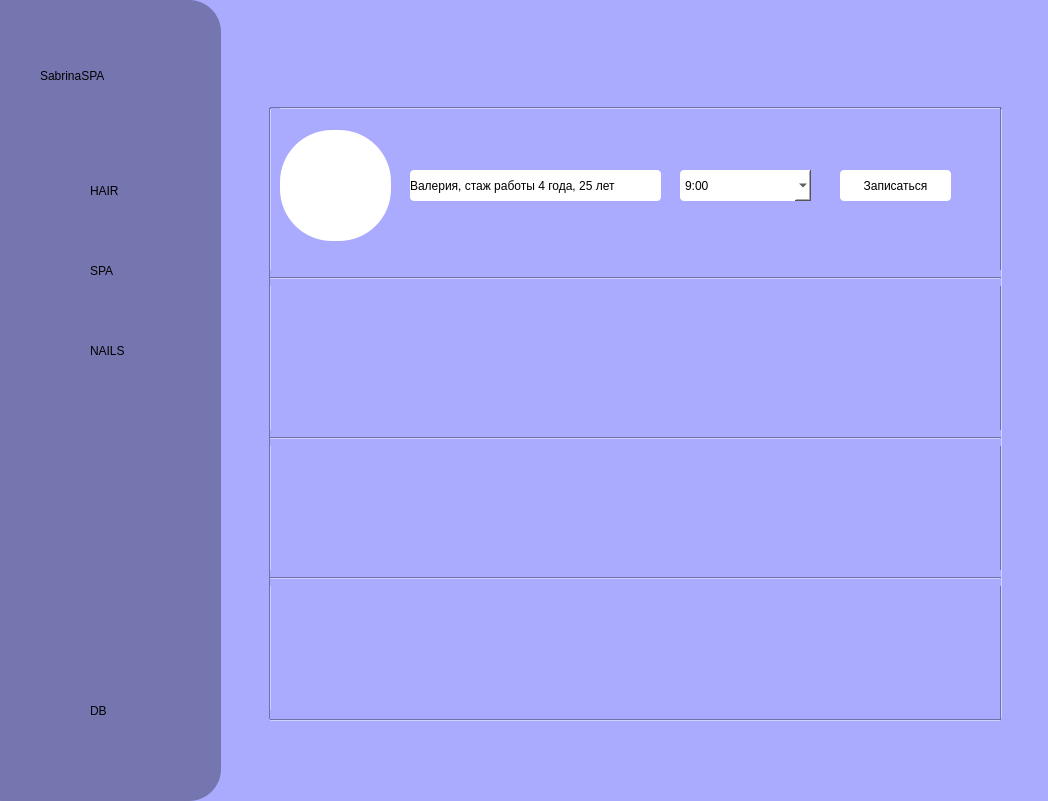
<?xml version="1.0" encoding="UTF-8"?>
<ui version="4.0">
 <class>MainWindow</class>
 <widget class="QMainWindow" name="MainWindow">
  <property name="geometry">
   <rect>
    <x>0</x>
    <y>0</y>
    <width>1048</width>
    <height>801</height>
   </rect>
  </property>
  <property name="windowTitle">
   <string>MainWindow</string>
  </property>
  <property name="styleSheet">
   <string notr="true">
background-color: rgb(170, 170, 255);
</string>
  </property>
  <property name="iconSize">
   <size>
    <width>32</width>
    <height>32</height>
   </size>
  </property>
  <widget class="QWidget" name="centralwidget">
   <widget class="QWidget" name="widget" native="true">
    <property name="geometry">
     <rect>
      <x>-30</x>
      <y>0</y>
      <width>251</width>
      <height>801</height>
     </rect>
    </property>
    <property name="styleSheet">
     <string notr="true">background-color: rgb(117, 117, 175);
border-radius: 32px;</string>
    </property>
    <widget class="QPushButton" name="hair">
     <property name="geometry">
      <rect>
       <x>50</x>
       <y>160</y>
       <width>61</width>
       <height>60</height>
      </rect>
     </property>
     <property name="styleSheet">
      <string notr="true">border: 3px solid rbg(0, 0, 0);
border-radius: 4px;

</string>
     </property>
     <property name="text">
      <string/>
     </property>
     <property name="icon">
      <iconset resource="res.qrc">
       <normaloff>:/newPrefix/face_3_FILL0_wght400_GRAD0_opsz24.svg</normaloff>:/newPrefix/face_3_FILL0_wght400_GRAD0_opsz24.svg</iconset>
     </property>
     <property name="iconSize">
      <size>
       <width>32</width>
       <height>32</height>
      </size>
     </property>
    </widget>
    <widget class="QPushButton" name="spa">
     <property name="geometry">
      <rect>
       <x>50</x>
       <y>240</y>
       <width>60</width>
       <height>60</height>
      </rect>
     </property>
     <property name="autoFillBackground">
      <bool>false</bool>
     </property>
     <property name="styleSheet">
      <string notr="true">border: 3px solid rbg(0, 0, 0);
border-radius: 4px;

</string>
     </property>
     <property name="text">
      <string/>
     </property>
     <property name="icon">
      <iconset>
       <normaloff>spa_FILL0_wght400_GRAD0_opsz24.svg</normaloff>spa_FILL0_wght400_GRAD0_opsz24.svg</iconset>
     </property>
     <property name="iconSize">
      <size>
       <width>32</width>
       <height>32</height>
      </size>
     </property>
    </widget>
    <widget class="QLabel" name="text">
     <property name="geometry">
      <rect>
       <x>70</x>
       <y>50</y>
       <width>121</width>
       <height>51</height>
      </rect>
     </property>
     <property name="styleSheet">
      <string notr="true">font: italic 16pt &quot;Sitka Small&quot;;</string>
     </property>
     <property name="text">
      <string>SabrinaSPA</string>
     </property>
    </widget>
    <widget class="QPushButton" name="nails">
     <property name="geometry">
      <rect>
       <x>50</x>
       <y>320</y>
       <width>60</width>
       <height>60</height>
      </rect>
     </property>
     <property name="autoFillBackground">
      <bool>false</bool>
     </property>
     <property name="styleSheet">
      <string notr="true">border: 3px solid rbg(0, 0, 0);
border-radius: 4px;

</string>
     </property>
     <property name="text">
      <string/>
     </property>
     <property name="icon">
      <iconset resource="res.qrc">
       <normaloff>:/newPrefix/pan_tool_FILL0_wght400_GRAD0_opsz24.svg</normaloff>:/newPrefix/pan_tool_FILL0_wght400_GRAD0_opsz24.svg</iconset>
     </property>
     <property name="iconSize">
      <size>
       <width>32</width>
       <height>32</height>
      </size>
     </property>
    </widget>
    <widget class="QLabel" name="label">
     <property name="geometry">
      <rect>
       <x>120</x>
       <y>180</y>
       <width>101</width>
       <height>21</height>
      </rect>
     </property>
     <property name="whatsThis">
      <string>&lt;html&gt;&lt;head/&gt;&lt;body&gt;&lt;p align=&quot;center&quot;&gt;&lt;br/&gt;&lt;/p&gt;&lt;/body&gt;&lt;/html&gt;</string>
     </property>
     <property name="styleSheet">
      <string notr="true">font: 9pt &quot;Mongolian Baiti&quot;;</string>
     </property>
     <property name="text">
      <string>HAIR</string>
     </property>
    </widget>
    <widget class="QLabel" name="label_2">
     <property name="geometry">
      <rect>
       <x>120</x>
       <y>260</y>
       <width>101</width>
       <height>21</height>
      </rect>
     </property>
     <property name="styleSheet">
      <string notr="true">font: 9pt &quot;Mongolian Baiti&quot;;</string>
     </property>
     <property name="text">
      <string>SPA</string>
     </property>
    </widget>
    <widget class="QLabel" name="label_3">
     <property name="geometry">
      <rect>
       <x>120</x>
       <y>340</y>
       <width>71</width>
       <height>21</height>
      </rect>
     </property>
     <property name="styleSheet">
      <string notr="true">font: 9pt &quot;Mongolian Baiti&quot;;</string>
     </property>
     <property name="text">
      <string>NAILS</string>
     </property>
    </widget>
    <widget class="QPushButton" name="pushButton_4">
     <property name="geometry">
      <rect>
       <x>50</x>
       <y>680</y>
       <width>60</width>
       <height>60</height>
      </rect>
     </property>
     <property name="styleSheet">
      <string notr="true">border: 3px solid rbg(0, 0, 0);
border-radius: 4px;</string>
     </property>
     <property name="text">
      <string/>
     </property>
     <property name="icon">
      <iconset>
       <normaloff>close_FILL0_wght400_GRAD0_opsz24.svg</normaloff>close_FILL0_wght400_GRAD0_opsz24.svg</iconset>
     </property>
     <property name="iconSize">
      <size>
       <width>52</width>
       <height>52</height>
      </size>
     </property>
    </widget>
    <widget class="QLabel" name="label_4">
     <property name="geometry">
      <rect>
       <x>120</x>
       <y>695</y>
       <width>71</width>
       <height>31</height>
      </rect>
     </property>
     <property name="styleSheet">
      <string notr="true">font: 13pt &quot;Mongolian Baiti&quot;;</string>
     </property>
     <property name="text">
      <string>DB</string>
     </property>
    </widget>
   </widget>
   <widget class="Line" name="line">
    <property name="geometry">
     <rect>
      <x>270</x>
      <y>100</y>
      <width>731</width>
      <height>16</height>
     </rect>
    </property>
    <property name="orientation">
     <enum>Qt::Horizontal</enum>
    </property>
   </widget>
   <widget class="Line" name="line_2">
    <property name="geometry">
     <rect>
      <x>260</x>
      <y>108</y>
      <width>20</width>
      <height>611</height>
     </rect>
    </property>
    <property name="orientation">
     <enum>Qt::Vertical</enum>
    </property>
   </widget>
   <widget class="Line" name="line_4">
    <property name="geometry">
     <rect>
      <x>270</x>
      <y>710</y>
      <width>731</width>
      <height>20</height>
     </rect>
    </property>
    <property name="orientation">
     <enum>Qt::Horizontal</enum>
    </property>
   </widget>
   <widget class="Line" name="line_3">
    <property name="geometry">
     <rect>
      <x>1000</x>
      <y>108</y>
      <width>3</width>
      <height>611</height>
     </rect>
    </property>
    <property name="orientation">
     <enum>Qt::Vertical</enum>
    </property>
   </widget>
   <widget class="QLabel" name="label_5">
    <property name="geometry">
     <rect>
      <x>280</x>
      <y>130</y>
      <width>111</width>
      <height>111</height>
     </rect>
    </property>
    <property name="styleSheet">
     <string notr="true">background-color: rgb(255, 255, 255);
border-radius: 52px;</string>
    </property>
    <property name="text">
     <string/>
    </property>
    <property name="pixmap">
     <pixmap>pretty_girls_17(1)-round.png</pixmap>
    </property>
   </widget>
   <widget class="Line" name="line_5">
    <property name="geometry">
     <rect>
      <x>270</x>
      <y>270</y>
      <width>731</width>
      <height>16</height>
     </rect>
    </property>
    <property name="orientation">
     <enum>Qt::Horizontal</enum>
    </property>
   </widget>
   <widget class="Line" name="line_6">
    <property name="geometry">
     <rect>
      <x>270</x>
      <y>430</y>
      <width>731</width>
      <height>16</height>
     </rect>
    </property>
    <property name="orientation">
     <enum>Qt::Horizontal</enum>
    </property>
   </widget>
   <widget class="Line" name="line_7">
    <property name="geometry">
     <rect>
      <x>270</x>
      <y>570</y>
      <width>731</width>
      <height>16</height>
     </rect>
    </property>
    <property name="orientation">
     <enum>Qt::Horizontal</enum>
    </property>
   </widget>
   <widget class="QLabel" name="label_6">
    <property name="geometry">
     <rect>
      <x>410</x>
      <y>170</y>
      <width>251</width>
      <height>31</height>
     </rect>
    </property>
    <property name="styleSheet">
     <string notr="true">background-color: rgb(255, 255, 255);
font: italic 12pt &quot;Sitka Display&quot;;
border-radius: 4px;</string>
    </property>
    <property name="text">
     <string>Валерия, стаж работы 4 года, 25 лет</string>
    </property>
   </widget>
   <widget class="QComboBox" name="valeria_combo">
    <property name="geometry">
     <rect>
      <x>680</x>
      <y>170</y>
      <width>131</width>
      <height>31</height>
     </rect>
    </property>
    <property name="styleSheet">
     <string notr="true">background-color: rgb(255, 255, 255);
border-radius:4px;
font: italic 12pt &quot;Sitka Display&quot;;</string>
    </property>
    <item>
     <property name="text">
      <string>9:00</string>
     </property>
    </item>
    <item>
     <property name="text">
      <string>11:00</string>
     </property>
    </item>
    <item>
     <property name="text">
      <string>13:00</string>
     </property>
    </item>
    <item>
     <property name="text">
      <string>15:00</string>
     </property>
    </item>
    <item>
     <property name="text">
      <string>17:00</string>
     </property>
    </item>
    <item>
     <property name="text">
      <string>19:00</string>
     </property>
    </item>
    <item>
     <property name="text">
      <string>21:00</string>
     </property>
    </item>
   </widget>
   <widget class="QPushButton" name="zapis_valeria">
    <property name="geometry">
     <rect>
      <x>840</x>
      <y>170</y>
      <width>111</width>
      <height>31</height>
     </rect>
    </property>
    <property name="styleSheet">
     <string notr="true">background-color: rgb(255, 255, 255);
border-radius: 4px;
font: italic 12pt &quot;Sitka Display&quot;;
</string>
    </property>
    <property name="text">
     <string>Записаться</string>
    </property>
   </widget>
  </widget>
 </widget>
 <resources>
  <include location="res.qrc"/>
 </resources>
 <connections/>
</ui>
